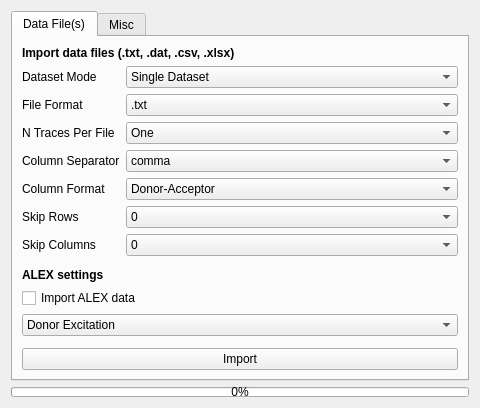
<?xml version="1.0" encoding="UTF-8"?>
<ui version="4.0">
 <class>Form</class>
 <widget class="QWidget" name="Form">
  <property name="geometry">
   <rect>
    <x>0</x>
    <y>0</y>
    <width>480</width>
    <height>398</height>
   </rect>
  </property>
  <property name="sizePolicy">
   <sizepolicy hsizetype="MinimumExpanding" vsizetype="MinimumExpanding">
    <horstretch>0</horstretch>
    <verstretch>0</verstretch>
   </sizepolicy>
  </property>
  <property name="windowTitle">
   <string>Form</string>
  </property>
  <layout class="QVBoxLayout" name="verticalLayout">
   <item>
    <widget class="QTabWidget" name="tabWidget">
     <property name="currentIndex">
      <number>0</number>
     </property>
     <widget class="QWidget" name="tab">
      <attribute name="title">
       <string>Data File(s)</string>
      </attribute>
      <layout class="QVBoxLayout" name="verticalLayout_2">
       <item>
        <widget class="QLabel" name="label_4">
         <property name="font">
          <font>
           <weight>75</weight>
           <bold>true</bold>
          </font>
         </property>
         <property name="text">
          <string>Import data files (.txt, .dat, .csv, .xlsx)</string>
         </property>
        </widget>
       </item>
       <item>
        <layout class="QFormLayout" name="formLayout">
         <item row="1" column="0">
          <widget class="QLabel" name="label_6">
           <property name="text">
            <string>File Format</string>
           </property>
          </widget>
         </item>
         <item row="1" column="1">
          <widget class="QComboBox" name="import_data_file_format">
           <item>
            <property name="text">
             <string>.txt</string>
            </property>
           </item>
           <item>
            <property name="text">
             <string>.dat</string>
            </property>
           </item>
           <item>
            <property name="text">
             <string>.csv</string>
            </property>
           </item>
           <item>
            <property name="text">
             <string>.xlsx</string>
            </property>
           </item>
          </widget>
         </item>
         <item row="0" column="1">
          <widget class="QComboBox" name="import_data_dataset_mode">
           <item>
            <property name="text">
             <string>Single Dataset</string>
            </property>
           </item>
           <item>
            <property name="text">
             <string>Multiple Datasets (One per File)</string>
            </property>
           </item>
          </widget>
         </item>
         <item row="0" column="0">
          <widget class="QLabel" name="label_7">
           <property name="text">
            <string>Dataset Mode</string>
           </property>
          </widget>
         </item>
         <item row="2" column="1">
          <widget class="QComboBox" name="import_data_traces_per_file">
           <item>
            <property name="text">
             <string>One</string>
            </property>
           </item>
           <item>
            <property name="text">
             <string>Multiple</string>
            </property>
           </item>
          </widget>
         </item>
         <item row="2" column="0">
          <widget class="QLabel" name="label">
           <property name="text">
            <string>N Traces Per File</string>
           </property>
          </widget>
         </item>
         <item row="3" column="1">
          <widget class="QComboBox" name="import_data_separator">
           <item>
            <property name="text">
             <string>comma</string>
            </property>
           </item>
           <item>
            <property name="text">
             <string>space</string>
            </property>
           </item>
           <item>
            <property name="text">
             <string>tab</string>
            </property>
           </item>
           <item>
            <property name="text">
             <string>N/A</string>
            </property>
           </item>
          </widget>
         </item>
         <item row="3" column="0">
          <widget class="QLabel" name="label_5">
           <property name="text">
            <string>Column Separator</string>
           </property>
          </widget>
         </item>
         <item row="4" column="1">
          <widget class="QComboBox" name="import_data_column_format">
           <item>
            <property name="text">
             <string>Donor-Acceptor</string>
            </property>
           </item>
           <item>
            <property name="text">
             <string>Donor-Acceptor-Efficiency</string>
            </property>
           </item>
           <item>
            <property name="text">
             <string>Donor-Acceptor-Efficiency-States</string>
            </property>
           </item>
          </widget>
         </item>
         <item row="4" column="0">
          <widget class="QLabel" name="label_2">
           <property name="text">
            <string>Column Format</string>
           </property>
          </widget>
         </item>
         <item row="5" column="0">
          <widget class="QLabel" name="label_3">
           <property name="text">
            <string>Skip Rows</string>
           </property>
          </widget>
         </item>
         <item row="6" column="0">
          <widget class="QLabel" name="label_8">
           <property name="text">
            <string>Skip Columns</string>
           </property>
          </widget>
         </item>
         <item row="6" column="1">
          <widget class="QComboBox" name="import_data_skip_columns">
           <item>
            <property name="text">
             <string>0</string>
            </property>
           </item>
           <item>
            <property name="text">
             <string>1</string>
            </property>
           </item>
           <item>
            <property name="text">
             <string>2</string>
            </property>
           </item>
           <item>
            <property name="text">
             <string>3</string>
            </property>
           </item>
           <item>
            <property name="text">
             <string>4</string>
            </property>
           </item>
           <item>
            <property name="text">
             <string>5</string>
            </property>
           </item>
           <item>
            <property name="text">
             <string>6</string>
            </property>
           </item>
           <item>
            <property name="text">
             <string>7</string>
            </property>
           </item>
           <item>
            <property name="text">
             <string>8</string>
            </property>
           </item>
           <item>
            <property name="text">
             <string>9</string>
            </property>
           </item>
           <item>
            <property name="text">
             <string>10</string>
            </property>
           </item>
          </widget>
         </item>
         <item row="5" column="1">
          <widget class="QComboBox" name="import_data_skip_rows">
           <item>
            <property name="text">
             <string>0</string>
            </property>
           </item>
           <item>
            <property name="text">
             <string>1</string>
            </property>
           </item>
           <item>
            <property name="text">
             <string>2</string>
            </property>
           </item>
           <item>
            <property name="text">
             <string>3</string>
            </property>
           </item>
           <item>
            <property name="text">
             <string>4</string>
            </property>
           </item>
           <item>
            <property name="text">
             <string>5</string>
            </property>
           </item>
           <item>
            <property name="text">
             <string>6</string>
            </property>
           </item>
           <item>
            <property name="text">
             <string>7</string>
            </property>
           </item>
           <item>
            <property name="text">
             <string>8</string>
            </property>
           </item>
           <item>
            <property name="text">
             <string>9</string>
            </property>
           </item>
           <item>
            <property name="text">
             <string>10</string>
            </property>
           </item>
          </widget>
         </item>
        </layout>
       </item>
       <item>
        <spacer name="verticalSpacer_3">
         <property name="orientation">
          <enum>Qt::Vertical</enum>
         </property>
         <property name="sizeType">
          <enum>QSizePolicy::MinimumExpanding</enum>
         </property>
         <property name="sizeHint" stdset="0">
          <size>
           <width>20</width>
           <height>5</height>
          </size>
         </property>
        </spacer>
       </item>
       <item>
        <widget class="QLabel" name="label_9">
         <property name="font">
          <font>
           <weight>75</weight>
           <bold>true</bold>
          </font>
         </property>
         <property name="text">
          <string>ALEX settings</string>
         </property>
        </widget>
       </item>
       <item>
        <widget class="QCheckBox" name="import_data_alex">
         <property name="text">
          <string>Import ALEX data</string>
         </property>
        </widget>
       </item>
       <item>
        <widget class="QComboBox" name="alex_firstframe_excitation">
         <item>
          <property name="text">
           <string>Donor Excitation</string>
          </property>
         </item>
         <item>
          <property name="text">
           <string>Acceptor Excitation</string>
          </property>
         </item>
        </widget>
       </item>
       <item>
        <spacer name="verticalSpacer_4">
         <property name="orientation">
          <enum>Qt::Vertical</enum>
         </property>
         <property name="sizeType">
          <enum>QSizePolicy::MinimumExpanding</enum>
         </property>
         <property name="sizeHint" stdset="0">
          <size>
           <width>20</width>
           <height>5</height>
          </size>
         </property>
        </spacer>
       </item>
       <item>
        <widget class="QPushButton" name="import_data">
         <property name="text">
          <string>Import</string>
         </property>
        </widget>
       </item>
      </layout>
     </widget>
     <widget class="QWidget" name="tab_4">
      <attribute name="title">
       <string>Misc</string>
      </attribute>
      <layout class="QVBoxLayout" name="verticalLayout_3">
       <item>
        <widget class="QLabel" name="label_10">
         <property name="font">
          <font>
           <weight>75</weight>
           <bold>true</bold>
          </font>
         </property>
         <property name="text">
          <string>DeepGapSeq JSON</string>
         </property>
        </widget>
       </item>
       <item>
        <widget class="QPushButton" name="import_json">
         <property name="text">
          <string>Import DeepGapSeq JSON</string>
         </property>
        </widget>
       </item>
       <item>
        <spacer name="verticalSpacer_5">
         <property name="orientation">
          <enum>Qt::Vertical</enum>
         </property>
         <property name="sizeHint" stdset="0">
          <size>
           <width>20</width>
           <height>40</height>
          </size>
         </property>
        </spacer>
       </item>
       <item>
        <widget class="QLabel" name="label_11">
         <property name="font">
          <font>
           <weight>75</weight>
           <bold>true</bold>
          </font>
         </property>
         <property name="text">
          <string>DeepGapSeq Simulated (.pkl)</string>
         </property>
        </widget>
       </item>
       <item>
        <widget class="QPushButton" name="import_simulated">
         <property name="text">
          <string>Import Simulated</string>
         </property>
        </widget>
       </item>
       <item>
        <spacer name="verticalSpacer_2">
         <property name="orientation">
          <enum>Qt::Vertical</enum>
         </property>
         <property name="sizeHint" stdset="0">
          <size>
           <width>20</width>
           <height>40</height>
          </size>
         </property>
        </spacer>
       </item>
       <item>
        <widget class="QLabel" name="label_12">
         <property name="font">
          <font>
           <weight>75</weight>
           <bold>true</bold>
          </font>
         </property>
         <property name="text">
          <string>DeepFRET Simulated</string>
         </property>
        </widget>
       </item>
       <item>
        <widget class="QPushButton" name="import_deepFRET">
         <property name="text">
          <string>Import DeepFRET</string>
         </property>
        </widget>
       </item>
      </layout>
     </widget>
    </widget>
   </item>
   <item>
    <widget class="QProgressBar" name="import_progress">
     <property name="sizePolicy">
      <sizepolicy hsizetype="Preferred" vsizetype="Fixed">
       <horstretch>0</horstretch>
       <verstretch>0</verstretch>
      </sizepolicy>
     </property>
     <property name="maximumSize">
      <size>
       <width>16777215</width>
       <height>10</height>
      </size>
     </property>
     <property name="value">
      <number>0</number>
     </property>
    </widget>
   </item>
  </layout>
 </widget>
 <resources/>
 <connections/>
</ui>
